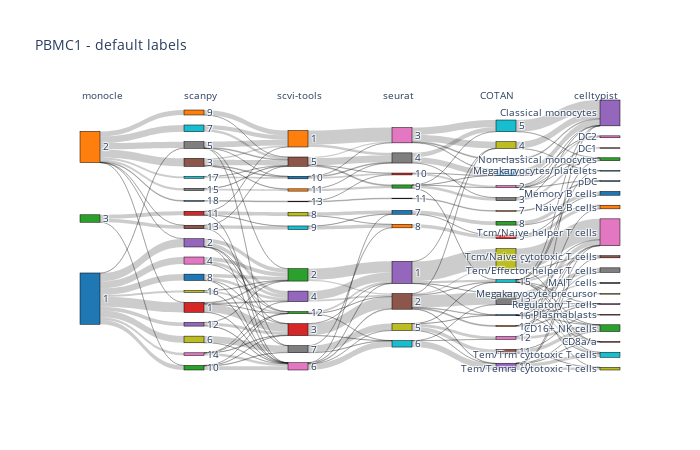
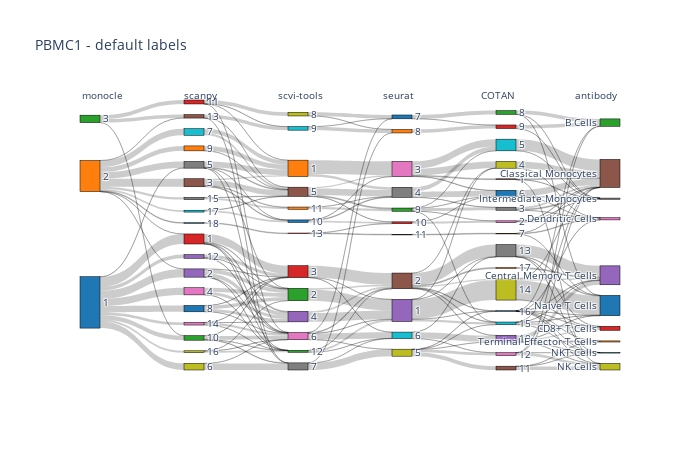
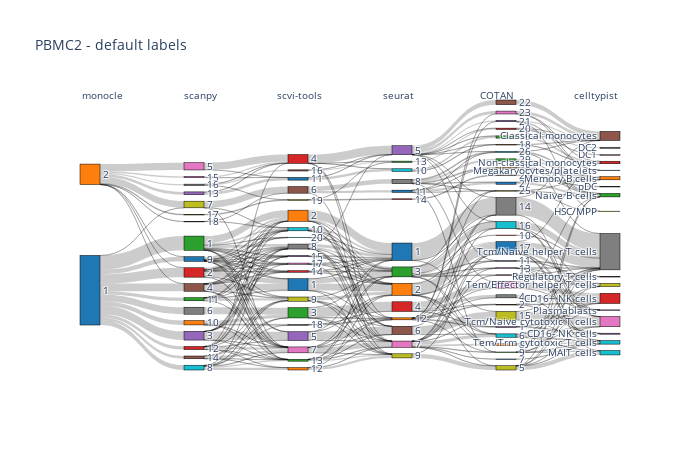
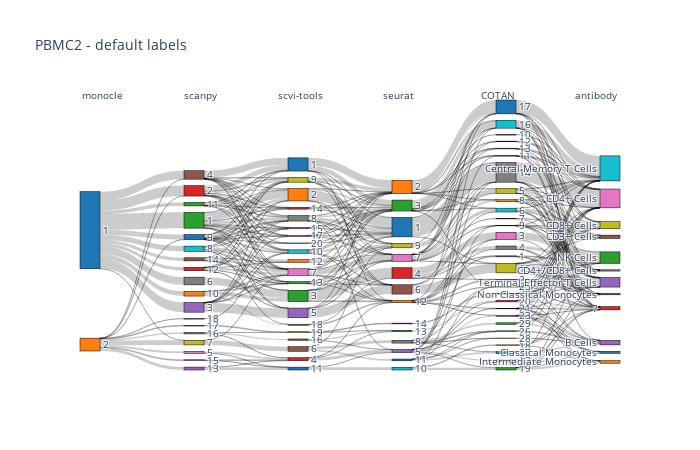

Notebook code for these charts, in order:
### Code cell
for tuning in PARAMS_TUNING:
    for dataset in DATASET_NAMES:
        print('------------------------------')
        print(f'{dataset} - matching {tuning} labels' if tuning != 'default' else f'{dataset} - default labels')
        
        # concat tools labels
        labels_df = pd.read_csv(f'{DIR}{dataset}/COTAN/{tuning}/clustering_labels.csv', index_col=0)
        labels_df.rename(columns={"cluster": "cluster_COTAN"}, inplace=True)
        for tool in [t for t in TOOLS if t != 'COTAN']:
            tool_labels_df = pd.read_csv(f'{DIR}{dataset}/{tool}/{tuning}/clustering_labels.csv', index_col=0)
            labels_df = labels_df.merge(tool_labels_df, how='inner', on='cell')
            labels_df.rename(columns={"cluster": f"cluster_{tool}"}, inplace=True)
        
        # load and concat celltypist labels
        celltypist_df = pd.read_csv(f'{DIR}{dataset}/celltypist/celltypist_labels.csv', index_col=0)
        celltypist_df.index = celltypist_df.index.str[:-2]
        celltypist_df = labels_df.merge(celltypist_df, how='inner', on='cell')
        celltypist_df.rename(columns={"cluster.ids": f"cluster_celltypist"}, inplace=True)
        celltypist_mapping_df = pd.read_csv(f'{DIR}{dataset}/celltypist/celltypist_mapping.csv', index_col=0)
        
        # load and concat protein surface labels
        antibody_df = pd.read_csv(f'{DIR}{dataset}/antibody_annotation/antibody_labels.csv', index_col=0)
        antibody_df = labels_df.merge(antibody_df, how='inner', on='cell')
        antibody_df.rename(columns={"cluster.ids": f"cluster_antibody"}, inplace=True)
        antibody_mapping_df = pd.read_csv(f'{DIR}{dataset}/antibody_annotation/antibody_mapping.csv', index_col=1)

        # read dataset
        adata = sc.read_10x_mtx(
            f'{DIR}{dataset}/filtered/10X/',
            var_names='gene_symbols',
            cache=False
        )
        # keep only labelled cells
        adata.var_names_make_unique()
        subset_cells = adata.obs_names.isin(labels_df.index)
        adata = adata[subset_cells, :]

        # compute silhouette score
        silhouette = {}
        for tool in TOOLS:
            silhouette[tool] = silhouette_score(adata.X, labels_df[f'cluster_{tool}'])
        if tuning=='celltypist':
            silhouette['celltypist'] = silhouette_score(adata.X, celltypist_df[f'cluster_celltypist'])
        elif tuning=='antibody':
            silhouette['antibody'] = silhouette_score(adata.X, antibody_df[f'cluster_antibody'])
        silhouette_df = pd.DataFrame(silhouette, index=[0])
        silhouette_df.to_csv(f'{DIR}{dataset}/{tuning}_silhouette.csv')
        silhouette_df.to_latex(f'{DIR}{dataset}/{tuning}_silhouette.tex')

        # compute scores comparing each tool labels with celltypist labels
        if tuning == 'celltypist' or tuning == 'default':
            compute_scores(DIR, dataset, celltypist_df, tuning, 'celltypist')
            labels = []
            labels_titles = []
            for tool in TOOLS:
                labels.append(celltypist_df[f'cluster_{tool}'].to_list())
                labels_titles.append(tool)
            labels.append(celltypist_df[f'cluster_celltypist'].map(celltypist_mapping_df['go'].to_dict()).to_list())
            labels_titles.append('celltypist')
            title = f'{dataset} - matching {tuning} labels' if tuning != 'default' else f'{dataset} - default labels'
            sankey_plot(labels=labels, labels_titles=labels_titles, title=title, path=f'{DIR}{dataset}/{tuning}_celltypist.html')
        
        # compute scores comparing each tool labels with protein labels
        if tuning == 'antibody' or tuning == 'default':
            compute_scores(DIR, dataset, antibody_df, tuning, 'antibody')
            labels = []
            labels_titles = []
            for tool in TOOLS:
                labels.append(antibody_df[f'cluster_{tool}'].to_list())
                labels_titles.append(tool)
            labels.append(antibody_df[f'cluster_antibody'].map(antibody_mapping_df['go'].to_dict()).to_list())
            labels_titles.append('antibody')
            title = f'{dataset} - matching {tuning} labels' if tuning != 'default' else f'{dataset} - default labels'
            sankey_plot(labels=labels, labels_titles=labels_titles, title=title, path=f'{DIR}{dataset}/{tuning}_antibody.html')

### Figure 1 — Plotly figure (JSON) as saved in the notebook; plotly's stock layout.template omitted (floating-point values rounded to 4 significant figures; data arrays with more than 128 entries replaced by an {"elided": "..."} marker saying what was removed)
{"data": [{"link": {"source": {"elided": "215 int values"}, "target": {"elided": "215 int values"}, "value": {"elided": "215 int values"}}, "node": {"color": ["#1f77b4", "#ff7f0e", "#2ca02c", "#d62728", "#9467bd", "#8c564b", "#e377c2", "#7f7f7f", "#bcbd22", "#17becf", "#1f77b4", "#ff7f0e", "#2ca02c", "#d62728", "#9467bd", "#8c564b", "#e377c2", "#7f7f7f", "#bcbd22", "#17becf", "#1f77b4", "#ff7f0e", "#2ca02c", "#d62728", "#9467bd", "#8c564b", "#e377c2", "#7f7f7f", "#bcbd22", "#17becf", "#1f77b4", "#ff7f0e", "#2ca02c", "#d62728", "#9467bd", "#8c564b", "#e377c2", "#7f7f7f", "#bcbd22", "#17becf", "#1f77b4", "#ff7f0e", "#2ca02c", "#d62728", "#9467bd", "#8c564b", "#e377c2", "#7f7f7f", "#bcbd22", "#17becf", "#1f77b4", "#ff7f0e", "#2ca02c", "#d62728", "#9467bd", "#8c564b", "#e377c2", "#7f7f7f", "#bcbd22", "#17becf", "#1f77b4", "#ff7f0e", "#2ca02c", "#d62728", "#9467bd", "#8c564b", "#e377c2", "#7f7f7f", "#bcbd22", "#17becf", "#1f77b4", "#ff7f0e", "#2ca02c", "#d62728", "#9467bd", "#8c564b", "#e377c2", "#7f7f7f", "#bcbd22", "#17becf", "#1f77b4"], "label": [1, 2, 3, 1, 2, 3, 4, 5, 6, 7, 8, 9, 10, 11, 12, 13, 14, 15, 16, 17, 18, 1, 2, 3, 4, 5, 6, 7, 8, 9, 10, 11, 12, 13, 1, 2, 3, 4, 5, 6, 7, 8, 9, 10, 11, 1, 2, 3, 4, 5, 6, 7, 8, 9, 10, 11, 12, 13, 14, 15, 16, 17, "CD16+ NK cells", "CD8a/a", "Classical monocytes", "DC1", "DC2", "MAIT cells", "Megakaryocyte precursor", "Megakaryocytes/platelets", "Memory B cells", "Naive B cells", "Non-classical monocytes", "Plasmablasts", "Regulatory T cells", "Tcm/Naive cytotoxic T cells", "Tcm/Naive helper T cells", "Tem/Effector helper T cells", "Tem/Temra cytotoxic T cells", "Tem/Trm cytotoxic T cells", "pDC"], "line": {"color": "black", "width": 0.5}, "pad": 15, "thickness": 20}, "type": "sankey"}], "layout": {"annotations": [{"showarrow": false, "text": "monocle", "x": 0, "xref": "x", "y": 1.05, "yref": "paper"}, {"showarrow": false, "text": "scanpy", "x": 1, "xref": "x", "y": 1.05, "yref": "paper"}, {"showarrow": false, "text": "scvi-tools", "x": 2, "xref": "x", "y": 1.05, "yref": "paper"}, {"showarrow": false, "text": "seurat", "x": 3, "xref": "x", "y": 1.05, "yref": "paper"}, {"showarrow": false, "text": "COTAN", "x": 4, "xref": "x", "y": 1.05, "yref": "paper"}, {"showarrow": false, "text": "celltypist", "x": 5, "xref": "x", "y": 1.05, "yref": "paper"}], "font": {"size": 10}, "height": 450, "plot_bgcolor": "rgba(0,0,0,0)", "title": {"text": "PBMC1 - default labels"}, "width": 700, "xaxis": {"showgrid": false, "visible": false, "zeroline": false}, "yaxis": {"showgrid": false, "visible": false, "zeroline": false}}}

### Figure 2 — Plotly figure (JSON) as saved in the notebook; plotly's stock layout.template omitted (floating-point values rounded to 4 significant figures; data arrays with more than 128 entries replaced by an {"elided": "..."} marker saying what was removed)
{"data": [{"link": {"source": {"elided": "213 int values"}, "target": {"elided": "213 int values"}, "value": {"elided": "213 int values"}}, "node": {"color": ["#1f77b4", "#ff7f0e", "#2ca02c", "#d62728", "#9467bd", "#8c564b", "#e377c2", "#7f7f7f", "#bcbd22", "#17becf", "#1f77b4", "#ff7f0e", "#2ca02c", "#d62728", "#9467bd", "#8c564b", "#e377c2", "#7f7f7f", "#bcbd22", "#17becf", "#1f77b4", "#ff7f0e", "#2ca02c", "#d62728", "#9467bd", "#8c564b", "#e377c2", "#7f7f7f", "#bcbd22", "#17becf", "#1f77b4", "#ff7f0e", "#2ca02c", "#d62728", "#9467bd", "#8c564b", "#e377c2", "#7f7f7f", "#bcbd22", "#17becf", "#1f77b4", "#ff7f0e", "#2ca02c", "#d62728", "#9467bd", "#8c564b", "#e377c2", "#7f7f7f", "#bcbd22", "#17becf", "#1f77b4", "#ff7f0e", "#2ca02c", "#d62728", "#9467bd", "#8c564b", "#e377c2", "#7f7f7f", "#bcbd22", "#17becf", "#1f77b4", "#ff7f0e", "#2ca02c", "#d62728", "#9467bd", "#8c564b", "#e377c2", "#7f7f7f", "#bcbd22", "#17becf", "#1f77b4", "#ff7f0e"], "label": [1, 2, 3, 1, 2, 3, 4, 5, 6, 7, 8, 9, 10, 11, 12, 13, 14, 15, 16, 17, 18, 1, 2, 3, 4, 5, 6, 7, 8, 9, 10, 11, 12, 13, 1, 2, 3, 4, 5, 6, 7, 8, 9, 10, 11, 1, 2, 3, 4, 5, 6, 7, 8, 9, 10, 11, 12, 13, 14, 15, 16, 17, "B Cells", "CD8+ T Cells", "Central Memory T Cells", "Classical Monocytes", "Dendritic Cells", "Intermediate Monocytes", "NK Cells", "NKT Cells", "Naive T Cells", "Terminal Effector T Cells"], "line": {"color": "black", "width": 0.5}, "pad": 15, "thickness": 20}, "type": "sankey"}], "layout": {"annotations": [{"showarrow": false, "text": "monocle", "x": 0, "xref": "x", "y": 1.05, "yref": "paper"}, {"showarrow": false, "text": "scanpy", "x": 1, "xref": "x", "y": 1.05, "yref": "paper"}, {"showarrow": false, "text": "scvi-tools", "x": 2, "xref": "x", "y": 1.05, "yref": "paper"}, {"showarrow": false, "text": "seurat", "x": 3, "xref": "x", "y": 1.05, "yref": "paper"}, {"showarrow": false, "text": "COTAN", "x": 4, "xref": "x", "y": 1.05, "yref": "paper"}, {"showarrow": false, "text": "antibody", "x": 5, "xref": "x", "y": 1.05, "yref": "paper"}], "font": {"size": 10}, "height": 450, "plot_bgcolor": "rgba(0,0,0,0)", "title": {"text": "PBMC1 - default labels"}, "width": 700, "xaxis": {"showgrid": false, "visible": false, "zeroline": false}, "yaxis": {"showgrid": false, "visible": false, "zeroline": false}}}

### Figure 3 — Plotly figure (JSON) as saved in the notebook; plotly's stock layout.template omitted (floating-point values rounded to 4 significant figures; data arrays with more than 128 entries replaced by an {"elided": "..."} marker saying what was removed)
{"data": [{"link": {"source": {"elided": "360 int values"}, "target": {"elided": "360 int values"}, "value": {"elided": "360 int values"}}, "node": {"color": ["#1f77b4", "#ff7f0e", "#2ca02c", "#d62728", "#9467bd", "#8c564b", "#e377c2", "#7f7f7f", "#bcbd22", "#17becf", "#1f77b4", "#ff7f0e", "#2ca02c", "#d62728", "#9467bd", "#8c564b", "#e377c2", "#7f7f7f", "#bcbd22", "#17becf", "#1f77b4", "#ff7f0e", "#2ca02c", "#d62728", "#9467bd", "#8c564b", "#e377c2", "#7f7f7f", "#bcbd22", "#17becf", "#1f77b4", "#ff7f0e", "#2ca02c", "#d62728", "#9467bd", "#8c564b", "#e377c2", "#7f7f7f", "#bcbd22", "#17becf", "#1f77b4", "#ff7f0e", "#2ca02c", "#d62728", "#9467bd", "#8c564b", "#e377c2", "#7f7f7f", "#bcbd22", "#17becf", "#1f77b4", "#ff7f0e", "#2ca02c", "#d62728", "#9467bd", "#8c564b", "#e377c2", "#7f7f7f", "#bcbd22", "#17becf", "#1f77b4", "#ff7f0e", "#2ca02c", "#d62728", "#9467bd", "#8c564b", "#e377c2", "#7f7f7f", "#bcbd22", "#17becf", "#1f77b4", "#ff7f0e", "#2ca02c", "#d62728", "#9467bd", "#8c564b", "#e377c2", "#7f7f7f", "#bcbd22", "#17becf", "#1f77b4", "#ff7f0e", "#2ca02c", "#d62728", "#9467bd", "#8c564b", "#e377c2", "#7f7f7f", "#bcbd22", "#17becf", "#1f77b4", "#ff7f0e", "#2ca02c", "#d62728", "#9467bd", "#8c564b", "#e377c2", "#7f7f7f", "#bcbd22", "#17becf", "#1f77b4"], "label": [1, 2, 1, 2, 3, 4, 5, 6, 7, 8, 9, 10, 11, 12, 13, 14, 15, 16, 17, 18, 1, 2, 3, 4, 5, 6, 7, 8, 9, 10, 11, 12, 13, 14, 15, 16, 17, 18, 19, 20, 1, 2, 3, 4, 5, 6, 7, 8, 9, 10, 11, 12, 13, 14, 1, 2, 3, 4, 5, 6, 7, 8, 9, 10, 11, 12, 13, 14, 15, 16, 17, 18, 19, 20, 21, 22, 23, 24, 25, 26, 27, 28, 29, "CD16+ NK cells", "CD16- NK cells", "Classical monocytes", "DC1", "DC2", "HSC/MPP", "MAIT cells", "Megakaryocytes/platelets", "Memory B cells", "Naive B cells", "Non-classical monocytes", "Plasmablasts", "Regulatory T cells", "Tcm/Naive cytotoxic T cells", "Tcm/Naive helper T cells", "Tem/Effector helper T cells", "Tem/Trm cytotoxic T cells", "pDC"], "line": {"color": "black", "width": 0.5}, "pad": 15, "thickness": 20}, "type": "sankey"}], "layout": {"annotations": [{"showarrow": false, "text": "monocle", "x": 0, "xref": "x", "y": 1.05, "yref": "paper"}, {"showarrow": false, "text": "scanpy", "x": 1, "xref": "x", "y": 1.05, "yref": "paper"}, {"showarrow": false, "text": "scvi-tools", "x": 2, "xref": "x", "y": 1.05, "yref": "paper"}, {"showarrow": false, "text": "seurat", "x": 3, "xref": "x", "y": 1.05, "yref": "paper"}, {"showarrow": false, "text": "COTAN", "x": 4, "xref": "x", "y": 1.05, "yref": "paper"}, {"showarrow": false, "text": "celltypist", "x": 5, "xref": "x", "y": 1.05, "yref": "paper"}], "font": {"size": 10}, "height": 450, "plot_bgcolor": "rgba(0,0,0,0)", "title": {"text": "PBMC2 - default labels"}, "width": 700, "xaxis": {"showgrid": false, "visible": false, "zeroline": false}, "yaxis": {"showgrid": false, "visible": false, "zeroline": false}}}

### Figure 4 — Plotly figure (JSON) as saved in the notebook; plotly's stock layout.template omitted (floating-point values rounded to 4 significant figures; data arrays with more than 128 entries replaced by an {"elided": "..."} marker saying what was removed)
{"data": [{"link": {"source": {"elided": "393 int values"}, "target": {"elided": "393 int values"}, "value": {"elided": "393 int values"}}, "node": {"color": ["#1f77b4", "#ff7f0e", "#2ca02c", "#d62728", "#9467bd", "#8c564b", "#e377c2", "#7f7f7f", "#bcbd22", "#17becf", "#1f77b4", "#ff7f0e", "#2ca02c", "#d62728", "#9467bd", "#8c564b", "#e377c2", "#7f7f7f", "#bcbd22", "#17becf", "#1f77b4", "#ff7f0e", "#2ca02c", "#d62728", "#9467bd", "#8c564b", "#e377c2", "#7f7f7f", "#bcbd22", "#17becf", "#1f77b4", "#ff7f0e", "#2ca02c", "#d62728", "#9467bd", "#8c564b", "#e377c2", "#7f7f7f", "#bcbd22", "#17becf", "#1f77b4", "#ff7f0e", "#2ca02c", "#d62728", "#9467bd", "#8c564b", "#e377c2", "#7f7f7f", "#bcbd22", "#17becf", "#1f77b4", "#ff7f0e", "#2ca02c", "#d62728", "#9467bd", "#8c564b", "#e377c2", "#7f7f7f", "#bcbd22", "#17becf", "#1f77b4", "#ff7f0e", "#2ca02c", "#d62728", "#9467bd", "#8c564b", "#e377c2", "#7f7f7f", "#bcbd22", "#17becf", "#1f77b4", "#ff7f0e", "#2ca02c", "#d62728", "#9467bd", "#8c564b", "#e377c2", "#7f7f7f", "#bcbd22", "#17becf", "#1f77b4", "#ff7f0e", "#2ca02c", "#d62728", "#9467bd", "#8c564b", "#e377c2", "#7f7f7f", "#bcbd22", "#17becf", "#1f77b4", "#ff7f0e", "#2ca02c", "#d62728", "#9467bd"], "label": [1, 2, 1, 2, 3, 4, 5, 6, 7, 8, 9, 10, 11, 12, 13, 14, 15, 16, 17, 18, 1, 2, 3, 4, 5, 6, 7, 8, 9, 10, 11, 12, 13, 14, 15, 16, 17, 18, 19, 20, 1, 2, 3, 4, 5, 6, 7, 8, 9, 10, 11, 12, 13, 14, 1, 2, 3, 4, 5, 6, 7, 8, 9, 10, 11, 12, 13, 14, 15, 16, 17, 18, 19, 20, 21, 22, 23, 24, 25, 26, 27, 28, 29, "?", "B Cells", "CD3+ Cells", "CD4+ Cells", "CD4+/CD8+ Cells", "CD8+ Cells", "Central Memory T Cells", "Classical Monocytes", "Intermediate Monocytes", "NK Cells", "Non Classical Monocytes", "Terminal Effector T Cells"], "line": {"color": "black", "width": 0.5}, "pad": 15, "thickness": 20}, "type": "sankey"}], "layout": {"annotations": [{"showarrow": false, "text": "monocle", "x": 0, "xref": "x", "y": 1.05, "yref": "paper"}, {"showarrow": false, "text": "scanpy", "x": 1, "xref": "x", "y": 1.05, "yref": "paper"}, {"showarrow": false, "text": "scvi-tools", "x": 2, "xref": "x", "y": 1.05, "yref": "paper"}, {"showarrow": false, "text": "seurat", "x": 3, "xref": "x", "y": 1.05, "yref": "paper"}, {"showarrow": false, "text": "COTAN", "x": 4, "xref": "x", "y": 1.05, "yref": "paper"}, {"showarrow": false, "text": "antibody", "x": 5, "xref": "x", "y": 1.05, "yref": "paper"}], "font": {"size": 10}, "height": 450, "plot_bgcolor": "rgba(0,0,0,0)", "title": {"text": "PBMC2 - default labels"}, "width": 700, "xaxis": {"showgrid": false, "visible": false, "zeroline": false}, "yaxis": {"showgrid": false, "visible": false, "zeroline": false}}}
